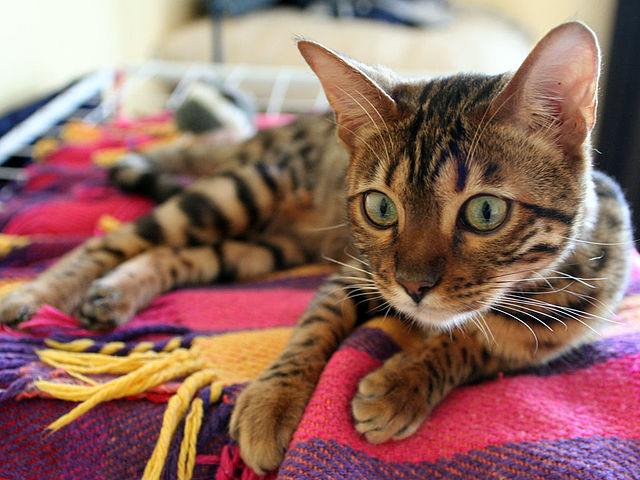
#> input picture images/filters/cat.jpg, 640 x 480 px
$ python blue_channel.py
#> lines starting #> are read from the running program, lines starting #| are printed output that depends on the picture
from PIL import Image

image = Image.open("../cat.jpg")
#> image is the input picture: PIL image 640x480 RGB; mean R, G, B 146.2, 107.5, 99

width = image.size[0]
#> width = 640
height = image.size[1]
#> height = 480

for y in range(0, height):
    for x in range(0, width):
        color = image.getpixel((x, y))
        red = color[0]
        green = color[1]
        blue = color[2]

        gray = blue
        gray = int(gray)
        image.putpixel((x, y), (gray, gray, gray))
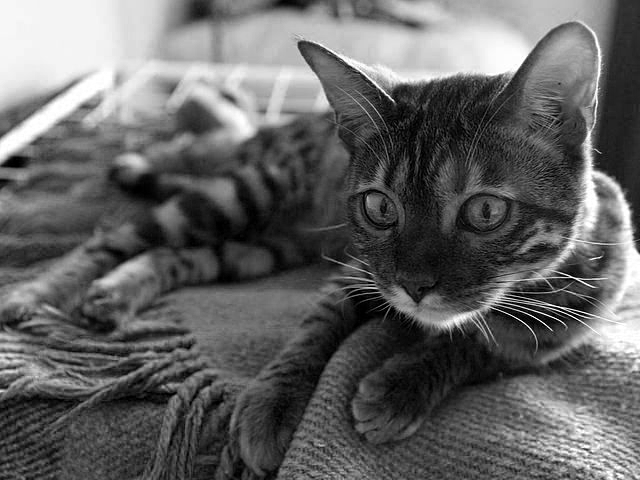
#> image: PIL image 640x480 RGB; min 0, max 255, mean 99

image.show()
